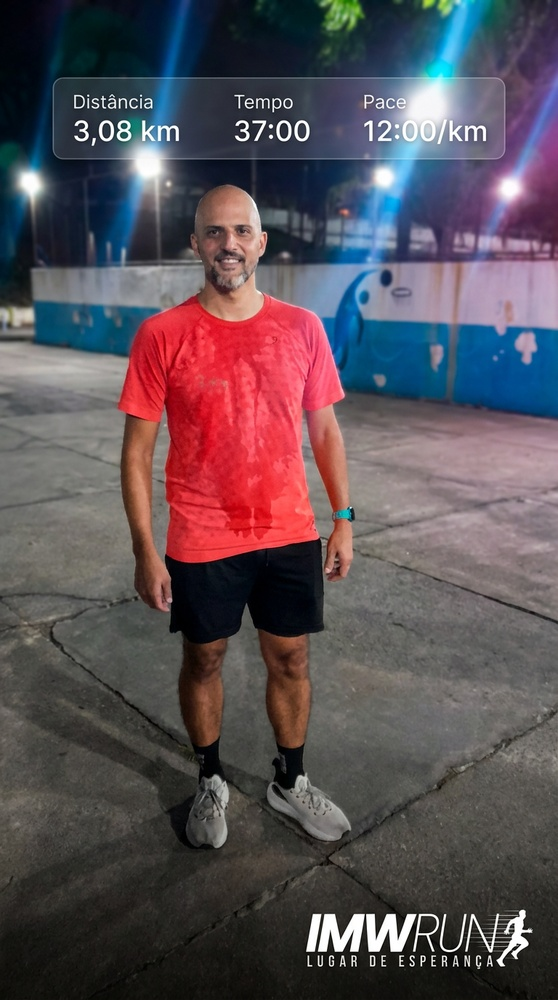
#> input picture generated_images/1083417842_20260304_213552_410475.jpg, 558 x 1000 px, shrunk from 768 x 1376 before the run
$ python -i sketch_cv.py   (imports and definitions only)
#> lines starting #> are read from the running program, lines starting #| are printed output that depends on the picture
#> further down, picture is the input picture: shape (1000, 558, 3); mean B, G, R 85.9, 79.4, 89.5
import cv2
from image.utils.opencv_adapter import aplicar_opencv


def _sketch_cv(img):

    gray = cv2.cvtColor(img, cv2.COLOR_BGR2GRAY)
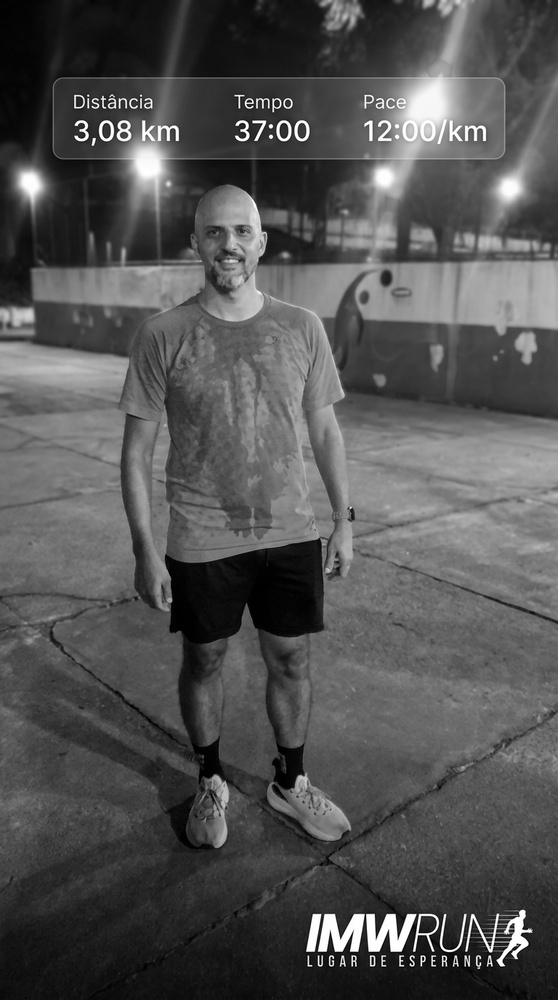
#> gray: shape (1000, 558); min 0, max 255, mean 83.2

    inv = 255 - gray
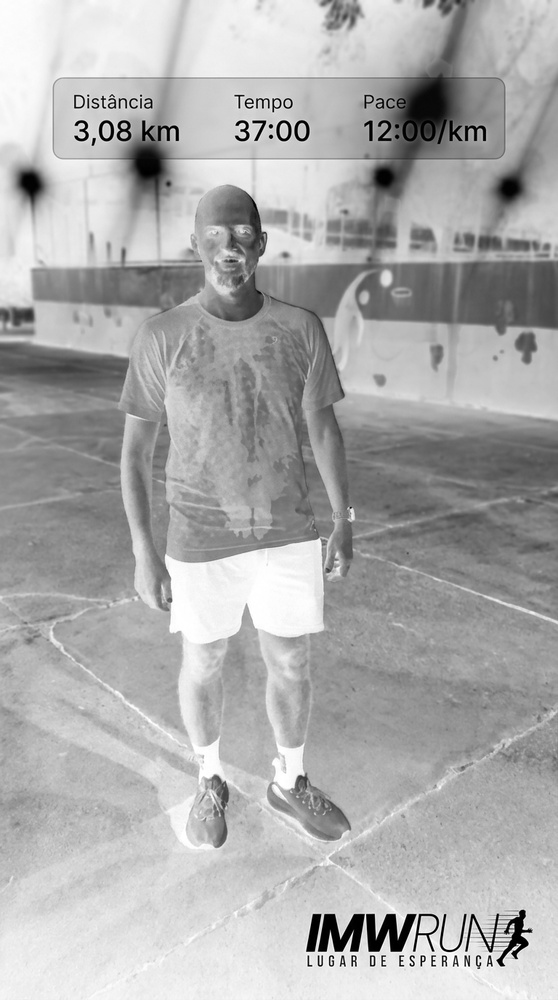
#> inv: shape (1000, 558); min 0, max 255, mean 171.8

    blur = cv2.GaussianBlur(inv, (21, 21), 0)
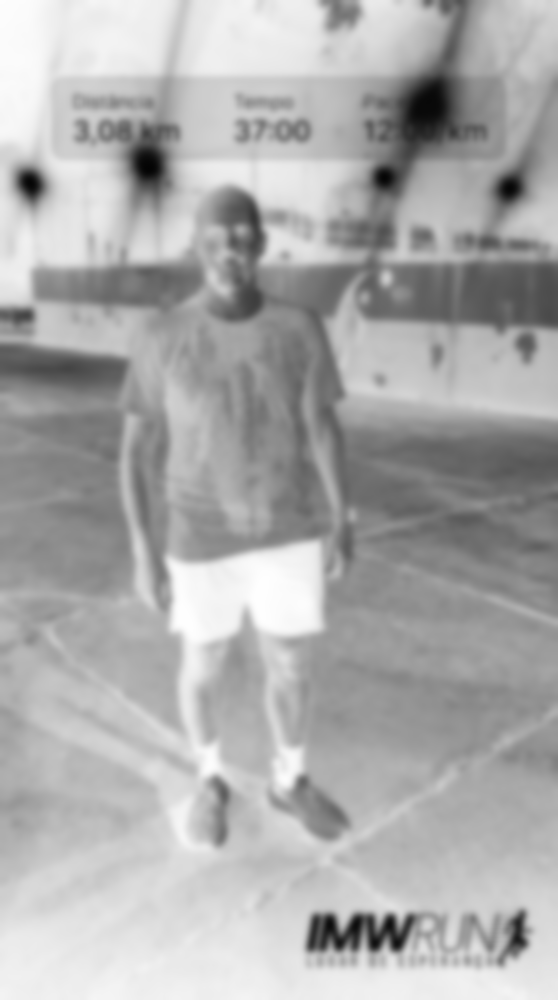
#> blur: shape (1000, 558); min 3, max 254, mean 171.8

    sketch = cv2.divide(gray, 255 - blur, scale=256)
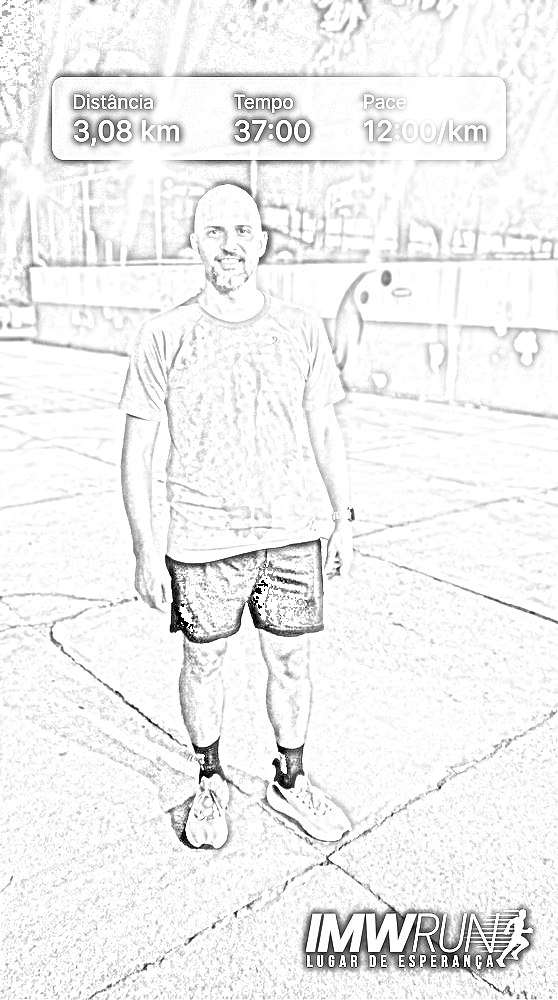
#> sketch: shape (1000, 558); min 0, max 255, mean 240.8

    sketch = cv2.cvtColor(sketch, cv2.COLOR_GRAY2BGR)
#> sketch: shape (1000, 558, 3)

    return sketch


def aplicar(img):
    return aplicar_opencv(img, _sketch_cv)

>>> import cv2
>>> picture = cv2.imread('../../generated_images/1083417842_20260304_213552_410475.jpg')
>>> result = _sketch_cv(picture)

$ run again, on generated_images/1083417842_20260305_114244_168553.jpg
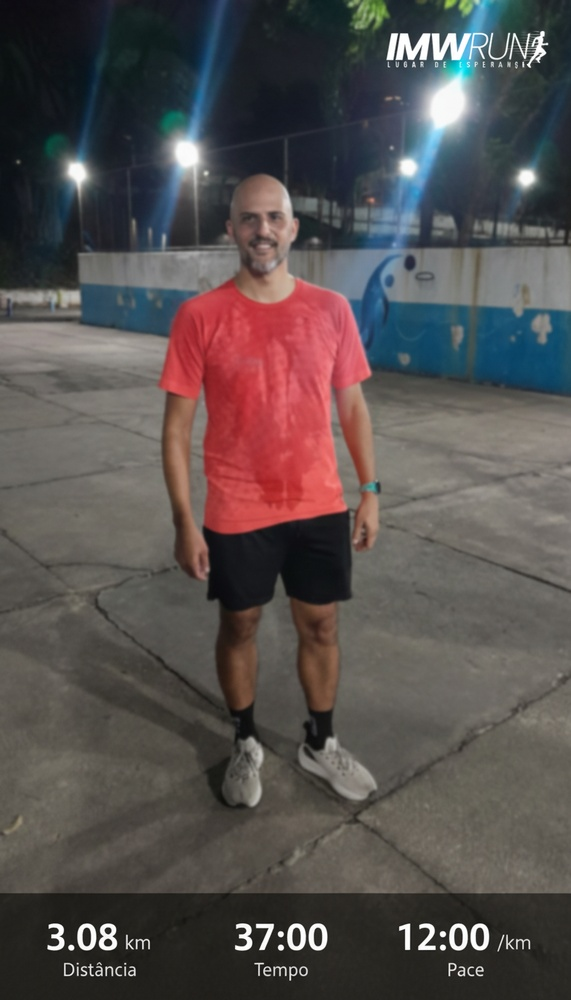
#> input picture generated_images/1083417842_20260305_114244_168553.jpg, 571 x 1000 px, shrunk from 768 x 1344 before the run
#> picture is the input picture: shape (1000, 571, 3); mean B, G, R 79, 80, 86.4
#> in _sketch_cv, `blur = cv2.GaussianBlur(inv, (21, 21), 0)`:
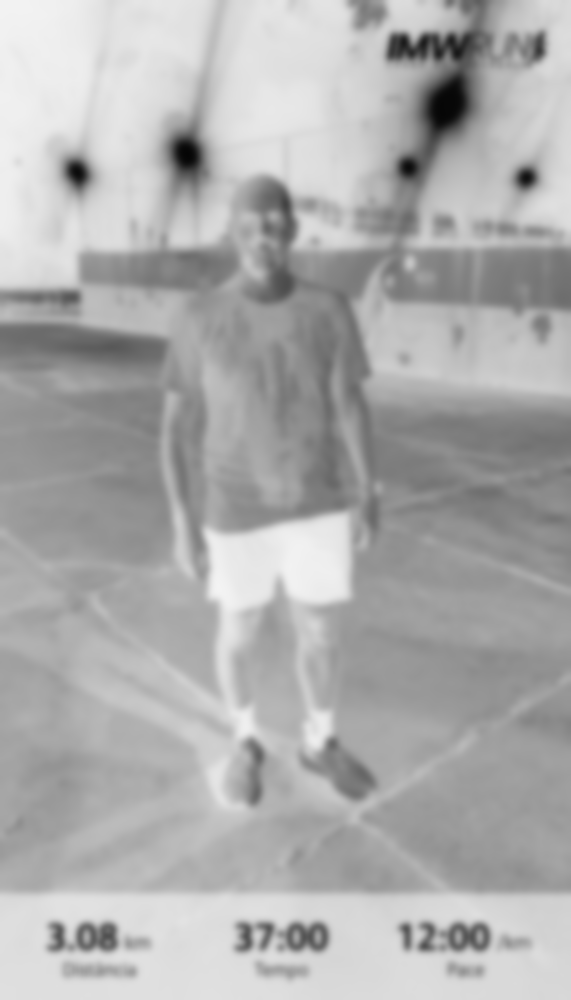
#> blur: shape (1000, 571); min 5, max 243, mean 173.2
#> in _sketch_cv, `sketch = cv2.divide(gray, 255 - blur, scale=256)`:
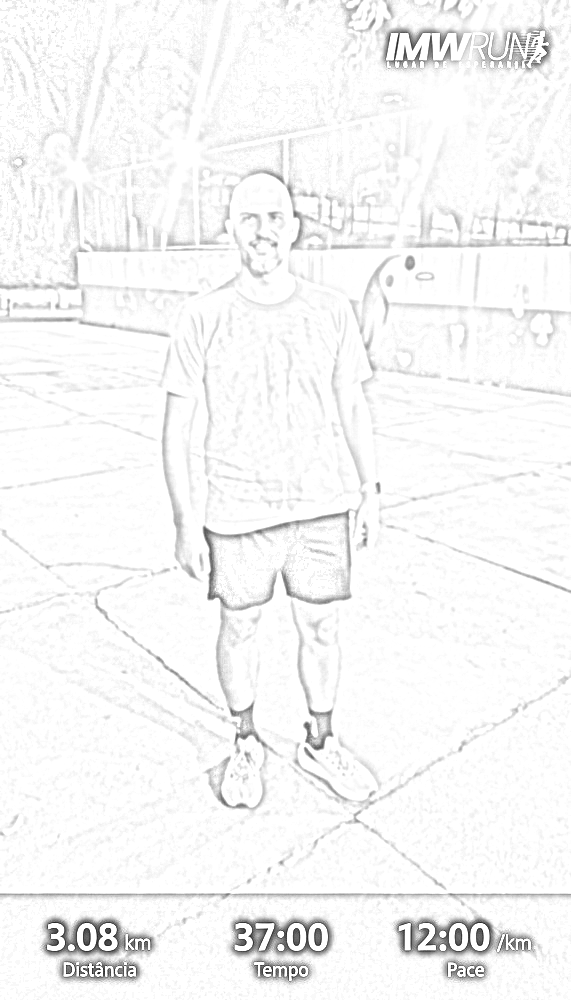
#> sketch: shape (1000, 571); min 11, max 255, mean 246.6

$ run again, on generated_images/6367415795_20260305_000111_744656.jpg
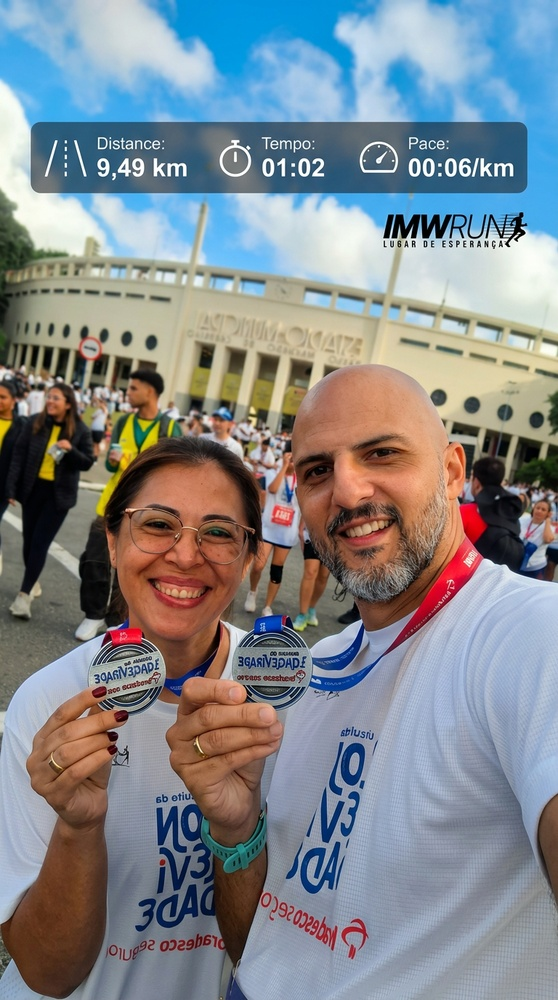
#> input picture generated_images/6367415795_20260305_000111_744656.jpg, 558 x 1000 px, shrunk from 768 x 1376 before the run
#> picture is the input picture: shape (1000, 558, 3); mean B, G, R 141.6, 136.2, 130.6
#> in _sketch_cv, `blur = cv2.GaussianBlur(inv, (21, 21), 0)`:
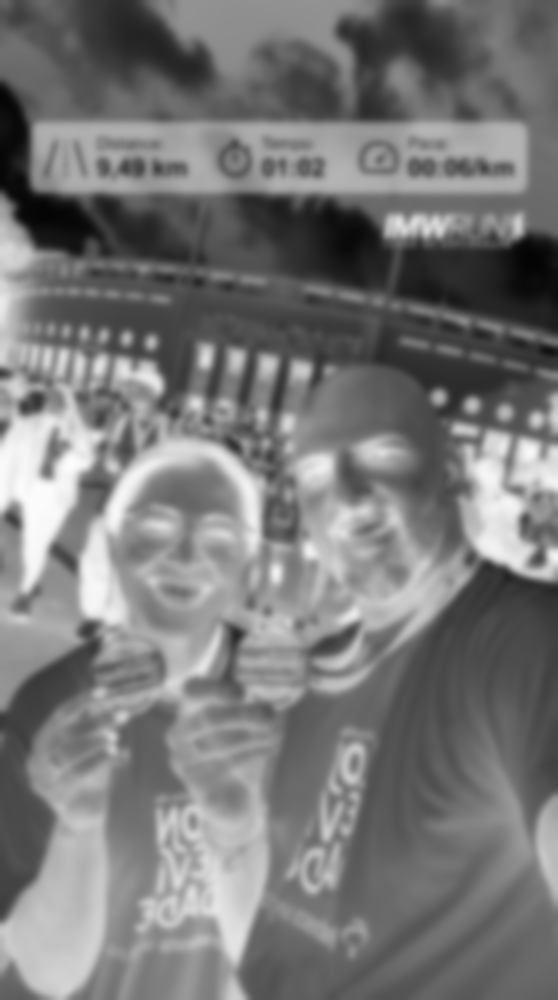
#> blur: shape (1000, 558); min 3, max 252, mean 119.9
#> in _sketch_cv, `sketch = cv2.divide(gray, 255 - blur, scale=256)`:
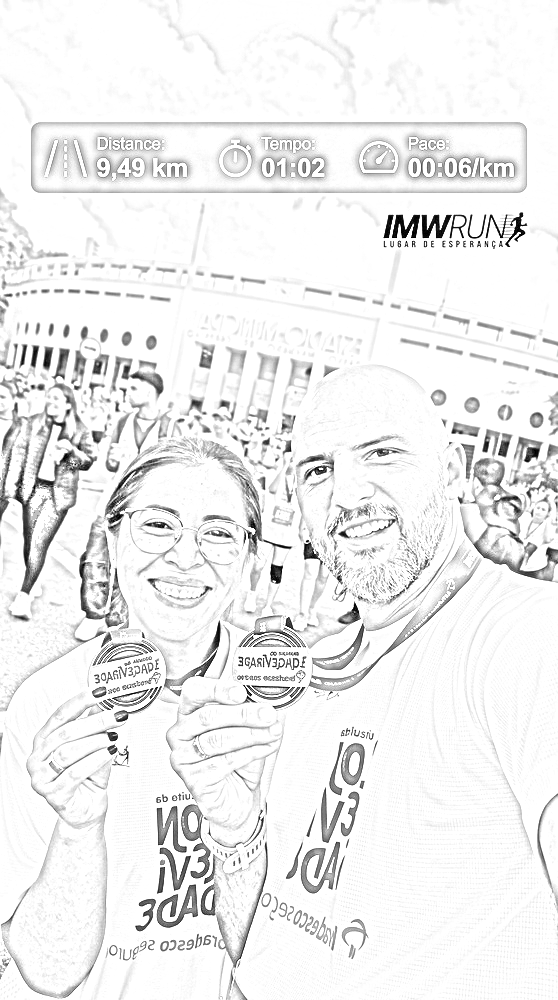
#> sketch: shape (1000, 558); min 0, max 255, mean 238.6

$ run again, on generated_images/generated_image.png
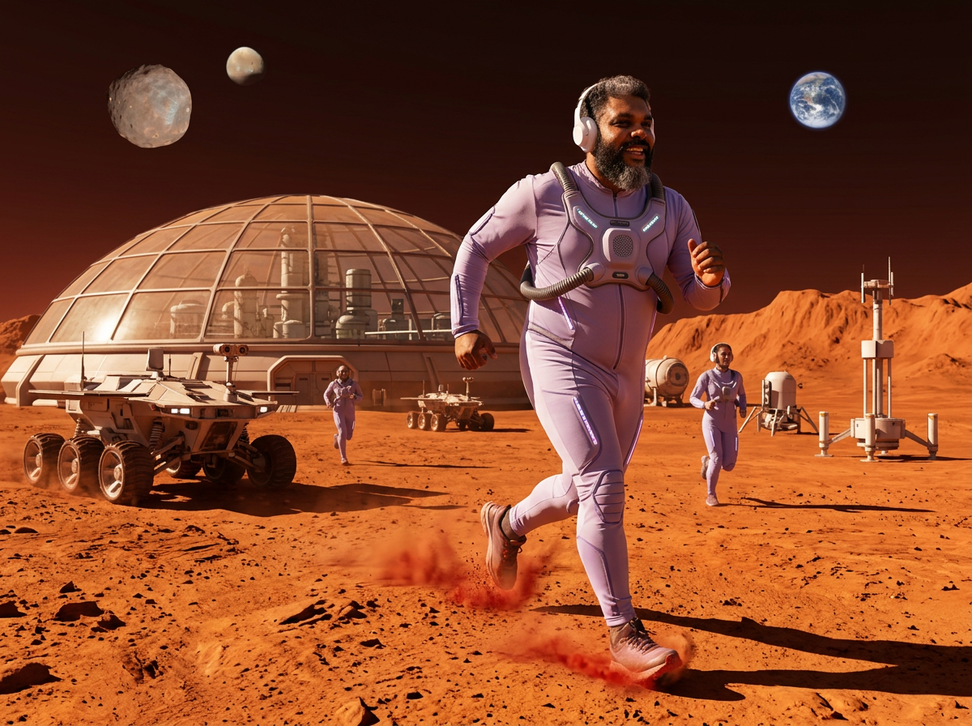
#> input picture generated_images/generated_image.png, 972 x 726 px, shrunk from 1200 x 896 before the run
#> picture is the input picture: shape (726, 972, 3); mean B, G, R 41.3, 71, 133.9
#> in _sketch_cv, `blur = cv2.GaussianBlur(inv, (21, 21), 0)`:
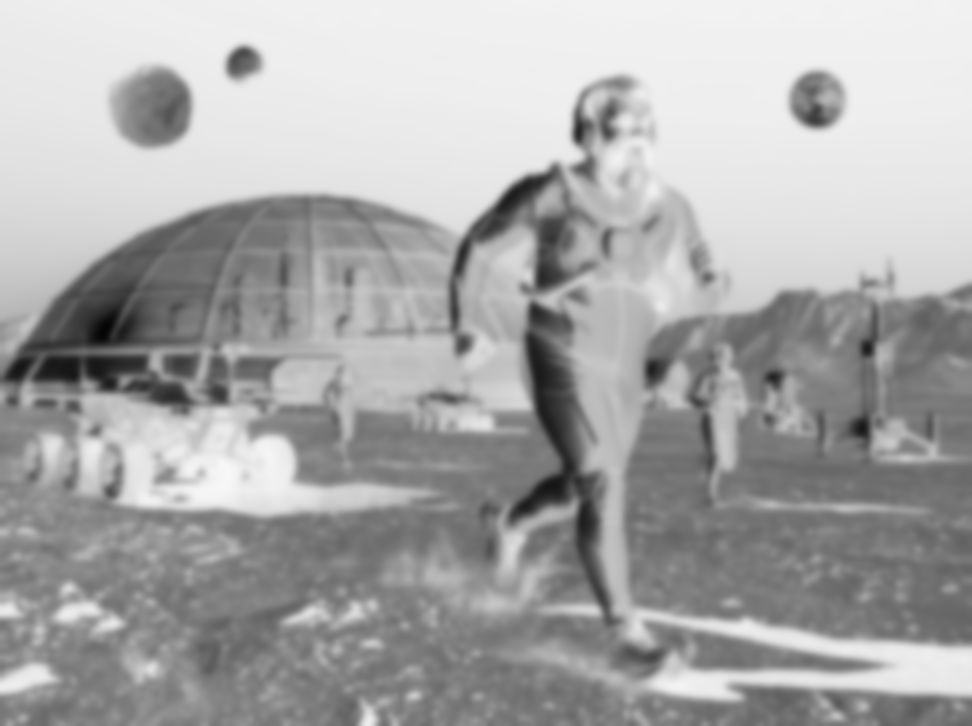
#> blur: shape (726, 972); min 4, max 247, mean 168.6
#> in _sketch_cv, `sketch = cv2.divide(gray, 255 - blur, scale=256)`:
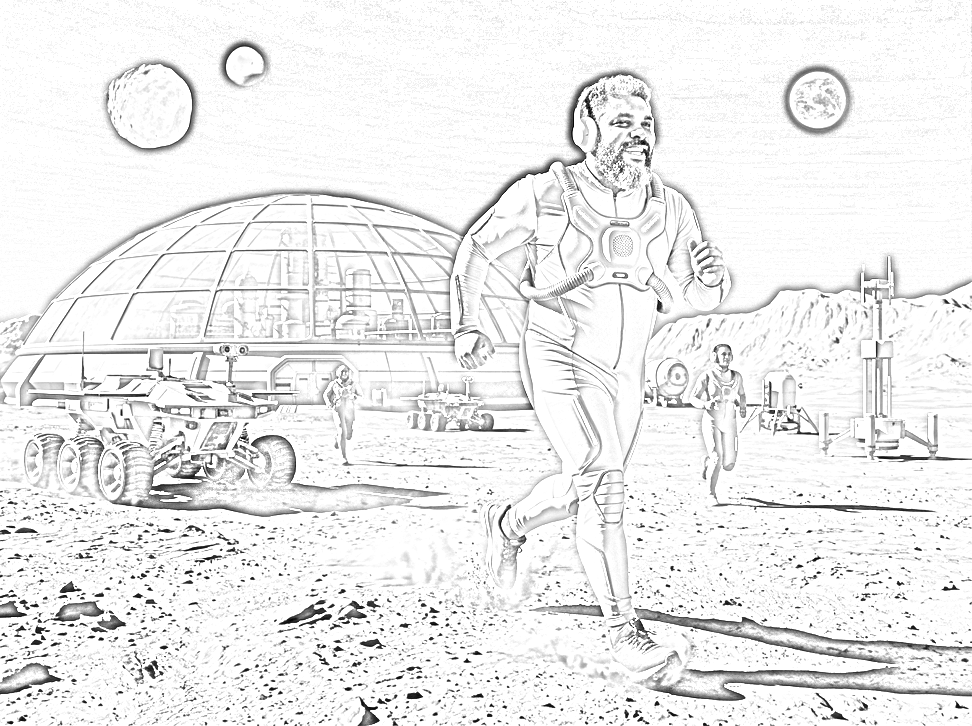
#> sketch: shape (726, 972); min 0, max 255, mean 237.6
